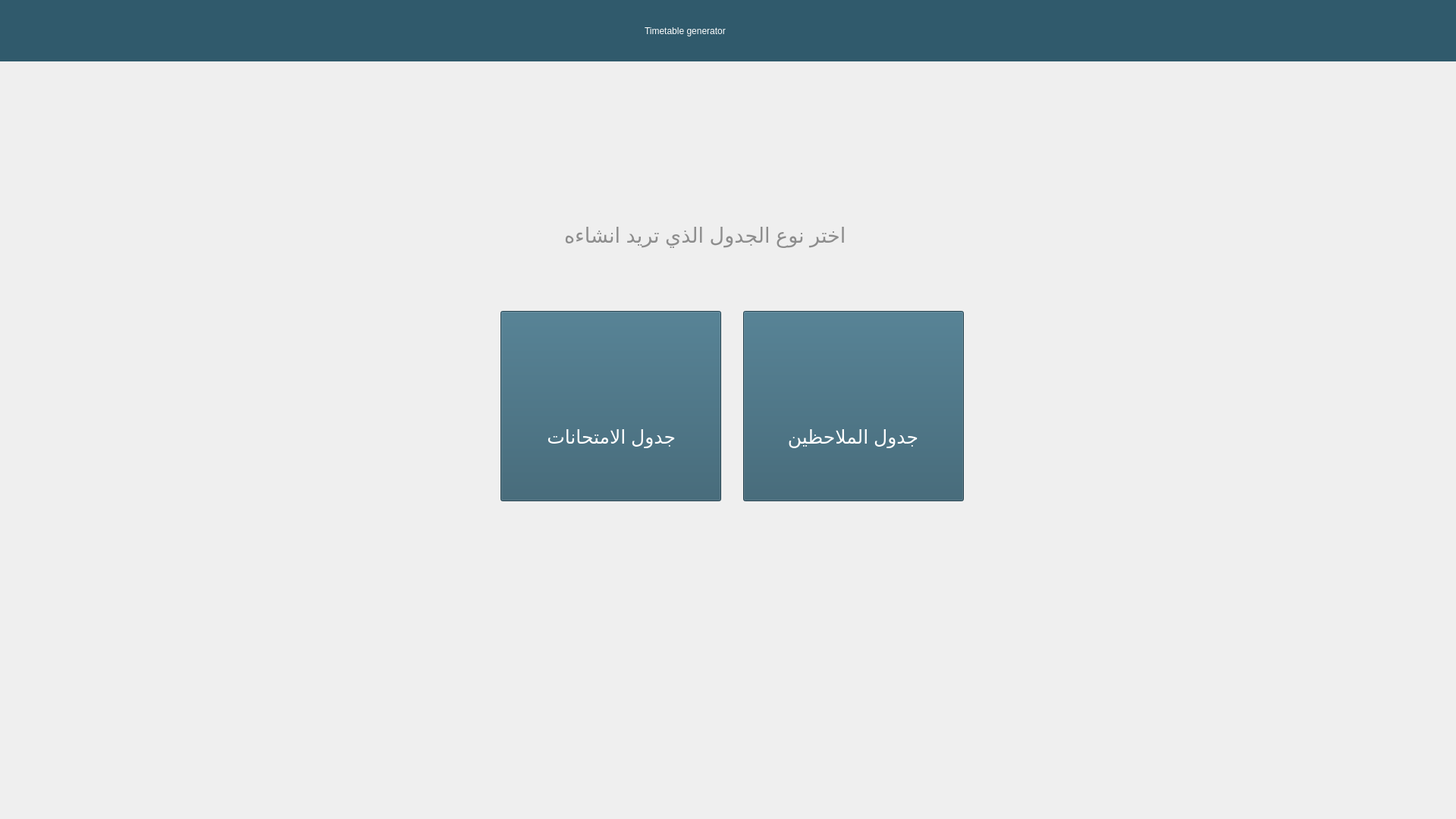
<?xml version="1.0" encoding="UTF-8"?>
<ui version="4.0">
 <class>Form</class>
 <widget class="QWidget" name="Form">
  <property name="geometry">
   <rect>
    <x>0</x>
    <y>0</y>
    <width>1920</width>
    <height>1080</height>
   </rect>
  </property>
  <property name="minimumSize">
   <size>
    <width>1920</width>
    <height>1080</height>
   </size>
  </property>
  <property name="maximumSize">
   <size>
    <width>1920</width>
    <height>1080</height>
   </size>
  </property>
  <property name="windowTitle">
   <string>Form</string>
  </property>
  <widget class="QPushButton" name="inv">
   <property name="geometry">
    <rect>
     <x>980</x>
     <y>410</y>
     <width>291</width>
     <height>251</height>
    </rect>
   </property>
   <property name="styleSheet">
    <string notr="true">QPushButton{
font: 14pt &quot;MS Shell Dlg 2&quot;;
background-color:#305a6c;
color:white;
}
QPushButton:hover{
background-color:#407991;
}</string>
   </property>
   <property name="text">
    <string/>
   </property>
   <property name="iconSize">
    <size>
     <width>30</width>
     <height>30</height>
    </size>
   </property>
  </widget>
  <widget class="QPushButton" name="exam">
   <property name="geometry">
    <rect>
     <x>660</x>
     <y>410</y>
     <width>291</width>
     <height>251</height>
    </rect>
   </property>
   <property name="styleSheet">
    <string notr="true">QPushButton{
font: 14pt &quot;MS Shell Dlg 2&quot;;
background-color:#305a6c;
color:white;
}
QPushButton:hover{
background-color:#407991;
}</string>
   </property>
   <property name="text">
    <string/>
   </property>
   <property name="iconSize">
    <size>
     <width>30</width>
     <height>30</height>
    </size>
   </property>
  </widget>
  <widget class="QLabel" name="label_2">
   <property name="geometry">
    <rect>
     <x>-10</x>
     <y>0</y>
     <width>1931</width>
     <height>81</height>
    </rect>
   </property>
   <property name="styleSheet">
    <string notr="true">background-color: #305a6c</string>
   </property>
   <property name="text">
    <string/>
   </property>
  </widget>
  <widget class="QLabel" name="label_6">
   <property name="geometry">
    <rect>
     <x>790</x>
     <y>20</y>
     <width>51</width>
     <height>51</height>
    </rect>
   </property>
   <property name="styleSheet">
    <string notr="true">background-color: transparent;
</string>
   </property>
   <property name="text">
    <string/>
   </property>
   <property name="pixmap">
    <pixmap>icons/table.png</pixmap>
   </property>
   <property name="scaledContents">
    <bool>true</bool>
   </property>
  </widget>
  <widget class="QTextBrowser" name="textBrowser">
   <property name="geometry">
    <rect>
     <x>740</x>
     <y>290</y>
     <width>471</width>
     <height>61</height>
    </rect>
   </property>
   <property name="styleSheet">
    <string notr="true">background-color: transparent;
text-align:center;
border: none;
font-size: 20px;
font: 26pt &quot;MS Shell Dlg 2&quot;;
color:#8D8D8D;
font-weight:lighter;</string>
   </property>
   <property name="html">
    <string>&lt;!DOCTYPE HTML PUBLIC &quot;-//W3C//DTD HTML 4.0//EN&quot; &quot;http://www.w3.org/TR/REC-html40/strict.dtd&quot;&gt;
&lt;html&gt;&lt;head&gt;&lt;meta name=&quot;qrichtext&quot; content=&quot;1&quot; /&gt;&lt;style type=&quot;text/css&quot;&gt;
p, li { white-space: pre-wrap; }
&lt;/style&gt;&lt;/head&gt;&lt;body style=&quot; font-family:'MS Shell Dlg 2'; font-size:26pt; font-weight:400; font-style:normal;&quot;&gt;
&lt;p style=&quot; margin-top:0px; margin-bottom:0px; margin-left:0px; margin-right:0px; -qt-block-indent:0; text-indent:0px;&quot;&gt;&lt;span style=&quot; font-size:20pt;&quot;&gt;اختر نوع الجدول الذي تريد انشاءه&lt;/span&gt;&lt;/p&gt;&lt;/body&gt;&lt;/html&gt;</string>
   </property>
  </widget>
  <widget class="QLabel" name="label">
   <property name="geometry">
    <rect>
     <x>850</x>
     <y>20</y>
     <width>301</width>
     <height>41</height>
    </rect>
   </property>
   <property name="styleSheet">
    <string notr="true">color: rgb(255, 255, 255);
font: 30px &quot;MS Shell Dlg 2&quot; center
</string>
   </property>
   <property name="text">
    <string>Timetable generator</string>
   </property>
  </widget>
  <widget class="QLabel" name="label_3">
   <property name="geometry">
    <rect>
     <x>760</x>
     <y>470</y>
     <width>81</width>
     <height>81</height>
    </rect>
   </property>
   <property name="text">
    <string/>
   </property>
   <property name="pixmap">
    <pixmap>icons/exam (2).png</pixmap>
   </property>
   <property name="scaledContents">
    <bool>true</bool>
   </property>
  </widget>
  <widget class="QLabel" name="label_4">
   <property name="geometry">
    <rect>
     <x>720</x>
     <y>560</y>
     <width>171</width>
     <height>31</height>
    </rect>
   </property>
   <property name="styleSheet">
    <string notr="true">color: white;
font-size:25px;
</string>
   </property>
   <property name="text">
    <string>جدول الامتحانات</string>
   </property>
  </widget>
  <widget class="QLabel" name="label_5">
   <property name="geometry">
    <rect>
     <x>1080</x>
     <y>470</y>
     <width>81</width>
     <height>81</height>
    </rect>
   </property>
   <property name="text">
    <string/>
   </property>
   <property name="pixmap">
    <pixmap>icons/exam (1).png</pixmap>
   </property>
   <property name="scaledContents">
    <bool>true</bool>
   </property>
  </widget>
  <widget class="QLabel" name="label_7">
   <property name="geometry">
    <rect>
     <x>1040</x>
     <y>560</y>
     <width>171</width>
     <height>31</height>
    </rect>
   </property>
   <property name="styleSheet">
    <string notr="true">color: white;
font-size:25px;
</string>
   </property>
   <property name="text">
    <string>جدول الملاحظين</string>
   </property>
  </widget>
 </widget>
 <resources/>
 <connections/>
</ui>
